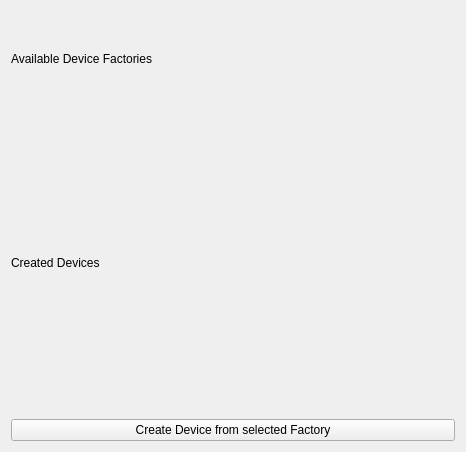
<?xml version="1.0" encoding="UTF-8"?>
<ui version="4.0">
 <class>QmitkToFDeviceGenerationControls</class>
 <widget class="QWidget" name="QmitkToFDeviceGenerationControls">
  <property name="geometry">
   <rect>
    <x>0</x>
    <y>0</y>
    <width>466</width>
    <height>452</height>
   </rect>
  </property>
  <property name="minimumSize">
   <size>
    <width>0</width>
    <height>0</height>
   </size>
  </property>
  <property name="windowTitle">
   <string>QmitkTemplate</string>
  </property>
  <layout class="QVBoxLayout" name="verticalLayout">
   <item>
    <widget class="QLabel" name="m_DeviceFactoryLabel">
     <property name="enabled">
      <bool>true</bool>
     </property>
     <property name="text">
      <string>Available Device Factories</string>
     </property>
     <property name="margin">
      <number>10</number>
     </property>
    </widget>
   </item>
   <item>
    <widget class="QmitkServiceListWidget" name="m_DeviceFactoryServiceListWidget" native="true">
     <zorder>m_DeviceFactoryLabel</zorder>
    </widget>
   </item>
   <item>
    <widget class="QLabel" name="m_CreatedDevicesLabel">
     <property name="text">
      <string>Created Devices</string>
     </property>
     <property name="margin">
      <number>10</number>
     </property>
    </widget>
   </item>
   <item>
    <widget class="QmitkServiceListWidget" name="m_ConnectedDeviceServiceListWidget" native="true">
     <zorder>m_CreatedDevicesLabel</zorder>
    </widget>
   </item>
   <item>
    <widget class="QPushButton" name="m_CreateDevice">
     <property name="text">
      <string>Create Device from selected Factory</string>
     </property>
    </widget>
   </item>
  </layout>
 </widget>
 <layoutdefault spacing="6" margin="11"/>
 <customwidgets>
  <customwidget>
   <class>QmitkServiceListWidget</class>
   <extends>QWidget</extends>
   <header location="global">QmitkServiceListWidget.h</header>
   <container>1</container>
  </customwidget>
 </customwidgets>
 <resources/>
 <connections/>
</ui>
